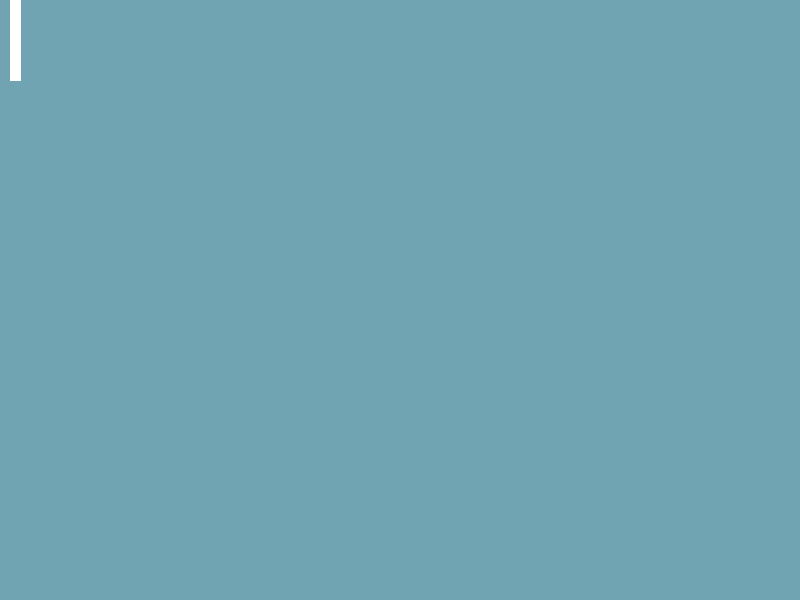
Frame 1 (no input)
Frame 60 (the mouse pressed at the canvas centre just before this capture): identical to frame 1, image omitted
Frame 120 (the mouse held since frame 60 and released just before this capture): identical to frame 1, image omitted

The Processing sketch that drew this single still picture (run headless with seeded random() and noise(); from frame 60 on, the mouse is pressed at the canvas centre):

// Processing sketch: listato_19_03
// ── listato_19_03.pde
int larghezzaBarra = 80;
int spessoreBarra = 10;
float xSinistra = spessoreBarra;
float ySinistra = 0;
color sfondo = #70A4B2;
int passo = 10;

void setup(){
  size(800, 600);
  background(sfondo);
  stroke(255);
  aggiornaDisplay();
}

void draw(){
}

void keyPressed(){
  if (key == 'z') {
    ySinistra = ySinistra + passo;
  } else if (key == 'a') {
    ySinistra = ySinistra - passo;
  }
  aggiornaDisplay();
}

void aggiornaDisplay(){
  background(sfondo);
  rect(xSinistra, ySinistra, spessoreBarra, larghezzaBarra);
}
